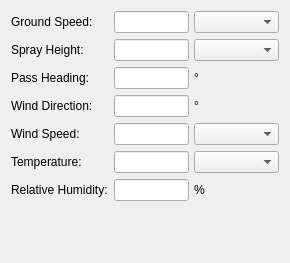
<?xml version="1.0" encoding="UTF-8"?>
<ui version="4.0">
 <class>Form</class>
 <widget class="QWidget" name="Form">
  <property name="geometry">
   <rect>
    <x>0</x>
    <y>0</y>
    <width>290</width>
    <height>263</height>
   </rect>
  </property>
  <property name="windowTitle">
   <string>Form</string>
  </property>
  <layout class="QVBoxLayout" name="verticalLayout">
   <item>
    <layout class="QFormLayout" name="formLayout">
     <item row="0" column="0">
      <widget class="QLabel" name="label">
       <property name="text">
        <string>Ground Speed:</string>
       </property>
      </widget>
     </item>
     <item row="0" column="1">
      <layout class="QHBoxLayout" name="horizontalLayout_4">
       <property name="spacing">
        <number>5</number>
       </property>
       <property name="sizeConstraint">
        <enum>QLayout::SetDefaultConstraint</enum>
       </property>
       <property name="leftMargin">
        <number>0</number>
       </property>
       <property name="topMargin">
        <number>0</number>
       </property>
       <property name="bottomMargin">
        <number>0</number>
       </property>
       <item>
        <widget class="QLineEdit" name="lineEditGS">
         <property name="sizePolicy">
          <sizepolicy hsizetype="Preferred" vsizetype="Fixed">
           <horstretch>0</horstretch>
           <verstretch>0</verstretch>
          </sizepolicy>
         </property>
         <property name="maximumSize">
          <size>
           <width>75</width>
           <height>16777215</height>
          </size>
         </property>
        </widget>
       </item>
       <item>
        <widget class="QComboBox" name="comboBoxUnitsGS">
         <property name="sizePolicy">
          <sizepolicy hsizetype="Expanding" vsizetype="Fixed">
           <horstretch>0</horstretch>
           <verstretch>0</verstretch>
          </sizepolicy>
         </property>
         <property name="minimumSize">
          <size>
           <width>60</width>
           <height>0</height>
          </size>
         </property>
         <property name="sizeAdjustPolicy">
          <enum>QComboBox::AdjustToContents</enum>
         </property>
        </widget>
       </item>
      </layout>
     </item>
     <item row="1" column="0">
      <widget class="QLabel" name="label_2">
       <property name="text">
        <string>Spray Height:</string>
       </property>
      </widget>
     </item>
     <item row="1" column="1">
      <layout class="QHBoxLayout" name="horizontalLayout_5">
       <property name="spacing">
        <number>5</number>
       </property>
       <property name="sizeConstraint">
        <enum>QLayout::SetDefaultConstraint</enum>
       </property>
       <property name="leftMargin">
        <number>0</number>
       </property>
       <property name="topMargin">
        <number>0</number>
       </property>
       <property name="bottomMargin">
        <number>0</number>
       </property>
       <item>
        <widget class="QLineEdit" name="lineEditSH">
         <property name="sizePolicy">
          <sizepolicy hsizetype="Preferred" vsizetype="Fixed">
           <horstretch>0</horstretch>
           <verstretch>0</verstretch>
          </sizepolicy>
         </property>
         <property name="maximumSize">
          <size>
           <width>75</width>
           <height>16777215</height>
          </size>
         </property>
        </widget>
       </item>
       <item>
        <widget class="QComboBox" name="comboBoxUnitsSH">
         <property name="sizePolicy">
          <sizepolicy hsizetype="Expanding" vsizetype="Fixed">
           <horstretch>0</horstretch>
           <verstretch>0</verstretch>
          </sizepolicy>
         </property>
         <property name="minimumSize">
          <size>
           <width>60</width>
           <height>0</height>
          </size>
         </property>
         <property name="sizeAdjustPolicy">
          <enum>QComboBox::AdjustToContents</enum>
         </property>
        </widget>
       </item>
      </layout>
     </item>
     <item row="2" column="0">
      <widget class="QLabel" name="label_3">
       <property name="text">
        <string>Pass Heading:</string>
       </property>
      </widget>
     </item>
     <item row="2" column="1">
      <layout class="QHBoxLayout" name="horizontalLayout_6">
       <property name="spacing">
        <number>5</number>
       </property>
       <property name="sizeConstraint">
        <enum>QLayout::SetDefaultConstraint</enum>
       </property>
       <property name="leftMargin">
        <number>0</number>
       </property>
       <property name="topMargin">
        <number>0</number>
       </property>
       <property name="bottomMargin">
        <number>0</number>
       </property>
       <item>
        <widget class="QLineEdit" name="lineEditPH">
         <property name="sizePolicy">
          <sizepolicy hsizetype="Preferred" vsizetype="Fixed">
           <horstretch>0</horstretch>
           <verstretch>0</verstretch>
          </sizepolicy>
         </property>
         <property name="maximumSize">
          <size>
           <width>75</width>
           <height>16777215</height>
          </size>
         </property>
        </widget>
       </item>
       <item>
        <widget class="QLabel" name="label_6">
         <property name="text">
          <string>°</string>
         </property>
        </widget>
       </item>
      </layout>
     </item>
     <item row="3" column="0">
      <widget class="QLabel" name="label_4">
       <property name="text">
        <string>Wind Direction:</string>
       </property>
      </widget>
     </item>
     <item row="3" column="1">
      <layout class="QHBoxLayout" name="horizontalLayout_7">
       <property name="spacing">
        <number>5</number>
       </property>
       <property name="sizeConstraint">
        <enum>QLayout::SetDefaultConstraint</enum>
       </property>
       <property name="leftMargin">
        <number>0</number>
       </property>
       <property name="topMargin">
        <number>0</number>
       </property>
       <property name="bottomMargin">
        <number>0</number>
       </property>
       <item>
        <widget class="QLineEdit" name="lineEditWD">
         <property name="sizePolicy">
          <sizepolicy hsizetype="Preferred" vsizetype="Fixed">
           <horstretch>0</horstretch>
           <verstretch>0</verstretch>
          </sizepolicy>
         </property>
         <property name="maximumSize">
          <size>
           <width>75</width>
           <height>16777215</height>
          </size>
         </property>
        </widget>
       </item>
       <item>
        <widget class="QLabel" name="label_7">
         <property name="text">
          <string>°</string>
         </property>
        </widget>
       </item>
      </layout>
     </item>
     <item row="4" column="0">
      <widget class="QLabel" name="label_5">
       <property name="text">
        <string>Wind Speed:</string>
       </property>
      </widget>
     </item>
     <item row="4" column="1">
      <layout class="QHBoxLayout" name="horizontalLayout_8">
       <property name="spacing">
        <number>5</number>
       </property>
       <property name="sizeConstraint">
        <enum>QLayout::SetDefaultConstraint</enum>
       </property>
       <property name="leftMargin">
        <number>0</number>
       </property>
       <property name="topMargin">
        <number>0</number>
       </property>
       <property name="bottomMargin">
        <number>0</number>
       </property>
       <item>
        <widget class="QLineEdit" name="lineEditWS">
         <property name="sizePolicy">
          <sizepolicy hsizetype="Preferred" vsizetype="Fixed">
           <horstretch>0</horstretch>
           <verstretch>0</verstretch>
          </sizepolicy>
         </property>
         <property name="maximumSize">
          <size>
           <width>75</width>
           <height>16777215</height>
          </size>
         </property>
        </widget>
       </item>
       <item>
        <widget class="QComboBox" name="comboBoxUnitsWS">
         <property name="sizePolicy">
          <sizepolicy hsizetype="Expanding" vsizetype="Fixed">
           <horstretch>0</horstretch>
           <verstretch>0</verstretch>
          </sizepolicy>
         </property>
         <property name="minimumSize">
          <size>
           <width>60</width>
           <height>0</height>
          </size>
         </property>
         <property name="sizeAdjustPolicy">
          <enum>QComboBox::AdjustToContents</enum>
         </property>
        </widget>
       </item>
      </layout>
     </item>
     <item row="5" column="0">
      <widget class="QLabel" name="label_8">
       <property name="text">
        <string>Temperature:</string>
       </property>
      </widget>
     </item>
     <item row="5" column="1">
      <layout class="QHBoxLayout" name="horizontalLayout_9">
       <property name="spacing">
        <number>5</number>
       </property>
       <property name="sizeConstraint">
        <enum>QLayout::SetDefaultConstraint</enum>
       </property>
       <property name="leftMargin">
        <number>0</number>
       </property>
       <property name="topMargin">
        <number>0</number>
       </property>
       <property name="bottomMargin">
        <number>0</number>
       </property>
       <item>
        <widget class="QLineEdit" name="lineEditT">
         <property name="sizePolicy">
          <sizepolicy hsizetype="Preferred" vsizetype="Fixed">
           <horstretch>0</horstretch>
           <verstretch>0</verstretch>
          </sizepolicy>
         </property>
         <property name="maximumSize">
          <size>
           <width>75</width>
           <height>16777215</height>
          </size>
         </property>
        </widget>
       </item>
       <item>
        <widget class="QComboBox" name="comboBoxUnitsT">
         <property name="sizePolicy">
          <sizepolicy hsizetype="Expanding" vsizetype="Fixed">
           <horstretch>0</horstretch>
           <verstretch>0</verstretch>
          </sizepolicy>
         </property>
         <property name="minimumSize">
          <size>
           <width>60</width>
           <height>0</height>
          </size>
         </property>
         <property name="sizeAdjustPolicy">
          <enum>QComboBox::AdjustToContents</enum>
         </property>
        </widget>
       </item>
      </layout>
     </item>
     <item row="6" column="0">
      <widget class="QLabel" name="label_10">
       <property name="text">
        <string>Relative Humidity:</string>
       </property>
      </widget>
     </item>
     <item row="6" column="1">
      <layout class="QHBoxLayout" name="horizontalLayout_10">
       <property name="spacing">
        <number>5</number>
       </property>
       <property name="sizeConstraint">
        <enum>QLayout::SetDefaultConstraint</enum>
       </property>
       <property name="leftMargin">
        <number>0</number>
       </property>
       <property name="topMargin">
        <number>0</number>
       </property>
       <property name="bottomMargin">
        <number>0</number>
       </property>
       <item>
        <widget class="QLineEdit" name="lineEditH">
         <property name="sizePolicy">
          <sizepolicy hsizetype="Preferred" vsizetype="Fixed">
           <horstretch>0</horstretch>
           <verstretch>0</verstretch>
          </sizepolicy>
         </property>
         <property name="maximumSize">
          <size>
           <width>75</width>
           <height>16777215</height>
          </size>
         </property>
        </widget>
       </item>
       <item>
        <widget class="QLabel" name="label_9">
         <property name="text">
          <string>%</string>
         </property>
        </widget>
       </item>
      </layout>
     </item>
    </layout>
   </item>
  </layout>
 </widget>
 <resources/>
 <connections/>
</ui>
